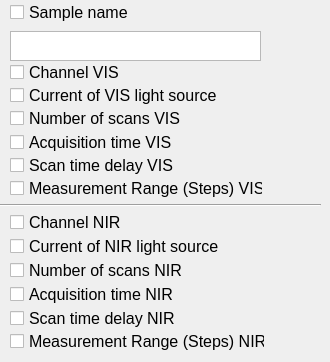
    <widget class="QWidget" name="tab">
     <attribute name="title">
      <string>Settings</string>
     </attribute>
     <widget class="QWidget" name="verticalLayoutWidget">
      <property name="geometry">
       <rect>
        <x>10</x>
        <y>60</y>
        <width>253</width>
        <height>140</height>
       </rect>
      </property>
      <layout class="QVBoxLayout" name="verticalLayout">
       <property name="spacing">
        <number>0</number>
       </property>
       <item>
        <widget class="QCheckBox" name="checkBox_2">
         <property name="font">
          <font>
           <pointsize>12</pointsize>
          </font>
         </property>
         <property name="text">
          <string>Channel VIS</string>
         </property>
        </widget>
       </item>
       <item>
        <widget class="QCheckBox" name="checkBox_3">
         <property name="font">
          <font>
           <pointsize>12</pointsize>
          </font>
         </property>
         <property name="text">
          <string>Current of VIS light source</string>
         </property>
        </widget>
       </item>
       <item>
        <widget class="QCheckBox" name="checkBox_4">
         <property name="font">
          <font>
           <pointsize>12</pointsize>
          </font>
         </property>
         <property name="text">
          <string>Number of scans VIS</string>
         </property>
        </widget>
       </item>
       <item>
        <widget class="QCheckBox" name="checkBox_5">
         <property name="font">
          <font>
           <pointsize>12</pointsize>
          </font>
         </property>
         <property name="text">
          <string>Acquisition time VIS</string>
         </property>
        </widget>
       </item>
       <item>
        <widget class="QCheckBox" name="checkBox_6">
         <property name="font">
          <font>
           <pointsize>12</pointsize>
          </font>
         </property>
         <property name="text">
          <string>Scan time delay VIS</string>
         </property>
        </widget>
       </item>
       <item>
        <widget class="QCheckBox" name="checkBox_12">
         <property name="font">
          <font>
           <pointsize>12</pointsize>
          </font>
         </property>
         <property name="text">
          <string>Measurement Range (Steps) VIS</string>
         </property>
        </widget>
       </item>
      </layout>
     </widget>
     <widget class="QWidget" name="verticalLayoutWidget_2">
      <property name="geometry">
       <rect>
        <x>10</x>
        <y>210</y>
        <width>255</width>
        <height>143</height>
       </rect>
      </property>
      <layout class="QVBoxLayout" name="verticalLayout_2">
       <property name="spacing">
        <number>0</number>
       </property>
       <item>
        <widget class="QCheckBox" name="checkBox_7">
         <property name="font">
          <font>
           <pointsize>12</pointsize>
          </font>
         </property>
         <property name="text">
          <string>Channel NIR</string>
         </property>
        </widget>
       </item>
       <item>
        <widget class="QCheckBox" name="checkBox_8">
         <property name="font">
          <font>
           <pointsize>12</pointsize>
          </font>
         </property>
         <property name="text">
          <string>Current of NIR light source</string>
         </property>
        </widget>
       </item>
       <item>
        <widget class="QCheckBox" name="checkBox_9">
         <property name="font">
          <font>
           <pointsize>12</pointsize>
          </font>
         </property>
         <property name="text">
          <string>Number of scans NIR</string>
         </property>
        </widget>
       </item>
       <item>
        <widget class="QCheckBox" name="checkBox_10">
         <property name="font">
          <font>
           <pointsize>12</pointsize>
          </font>
         </property>
         <property name="text">
          <string>Acquisition time NIR</string>
         </property>
        </widget>
       </item>
       <item>
        <widget class="QCheckBox" name="checkBox_11">
         <property name="font">
          <font>
           <pointsize>12</pointsize>
          </font>
         </property>
         <property name="text">
          <string>Scan time delay NIR</string>
         </property>
        </widget>
       </item>
       <item>
        <widget class="QCheckBox" name="checkBox_13">
         <property name="font">
          <font>
           <pointsize>12</pointsize>
          </font>
         </property>
         <property name="text">
          <string>Measurement Range (Steps) NIR</string>
         </property>
        </widget>
       </item>
      </layout>
     </widget>
     <widget class="Line" name="line_8">
      <property name="geometry">
       <rect>
        <x>0</x>
        <y>198</y>
        <width>321</width>
        <height>15</height>
       </rect>
      </property>
      <property name="orientation">
       <enum>Qt::Horizontal</enum>
      </property>
     </widget>
     <widget class="QWidget" name="verticalLayoutWidget_3">
      <property name="geometry">
       <rect>
        <x>10</x>
        <y>0</y>
        <width>251</width>
        <height>61</height>
       </rect>
      </property>
      <layout class="QVBoxLayout" name="verticalLayout_3">
       <item>
        <widget class="QCheckBox" name="checkBox_1">
         <property name="sizePolicy">
          <sizepolicy hsizetype="Minimum" vsizetype="Maximum">
           <horstretch>0</horstretch>
           <verstretch>0</verstretch>
          </sizepolicy>
         </property>
         <property name="font">
          <font>
           <pointsize>12</pointsize>
          </font>
         </property>
         <property name="text">
          <string>Sample name</string>
         </property>
        </widget>
       </item>
       <item>
        <widget class="QTextEdit" name="textEdit_1">
         <property name="enabled">
          <bool>true</bool>
         </property>
         <property name="sizePolicy">
          <sizepolicy hsizetype="Expanding" vsizetype="Preferred">
           <horstretch>0</horstretch>
           <verstretch>0</verstretch>
          </sizepolicy>
         </property>
         <property name="maximumSize">
          <size>
           <width>16777215</width>
           <height>40</height>
          </size>
         </property>
         <property name="font">
          <font>
           <pointsize>12</pointsize>
          </font>
         </property>
         <property name="tabStopWidth">
          <number>80</number>
         </property>
        </widget>
       </item>
      </layout>
     </widget>
    </widget>
